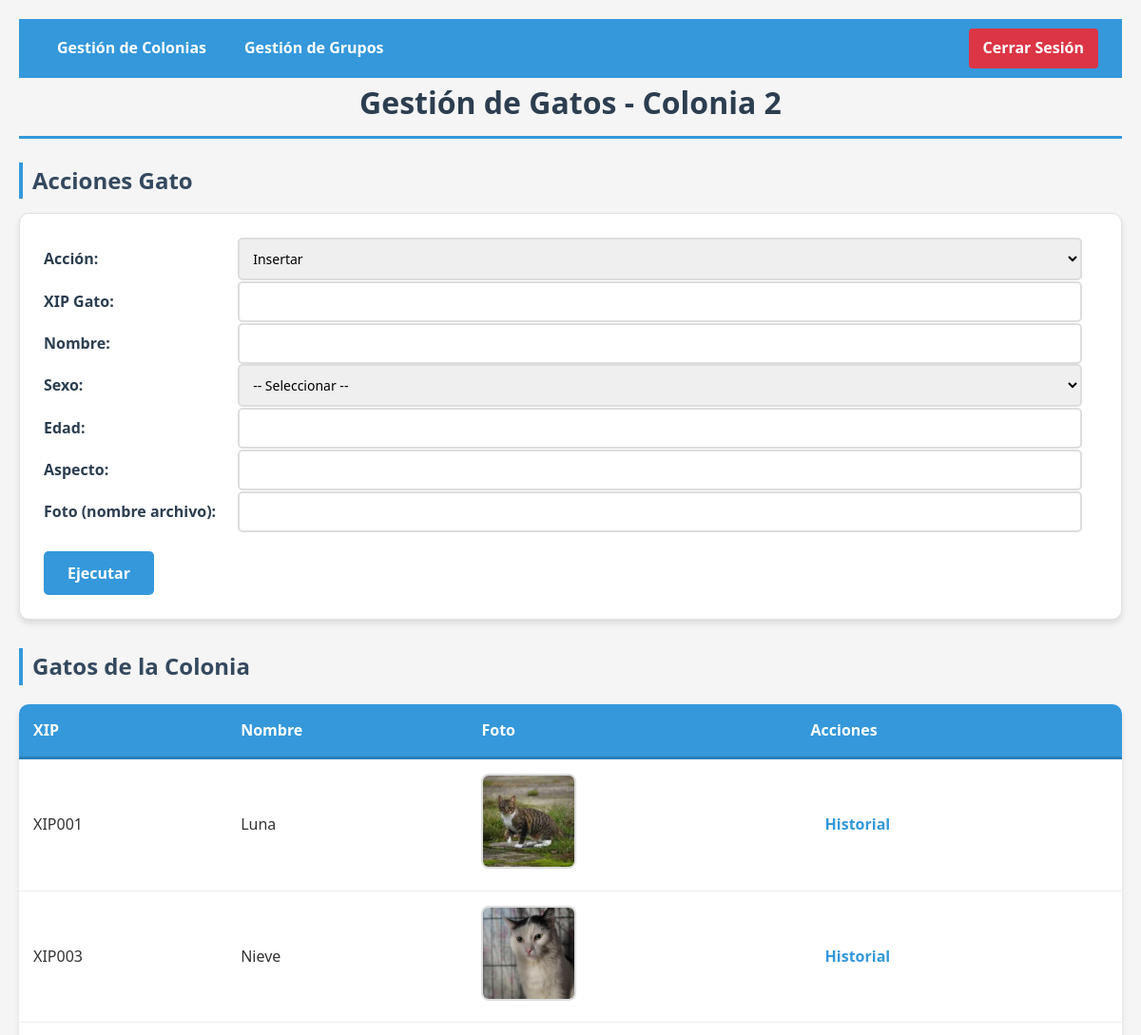
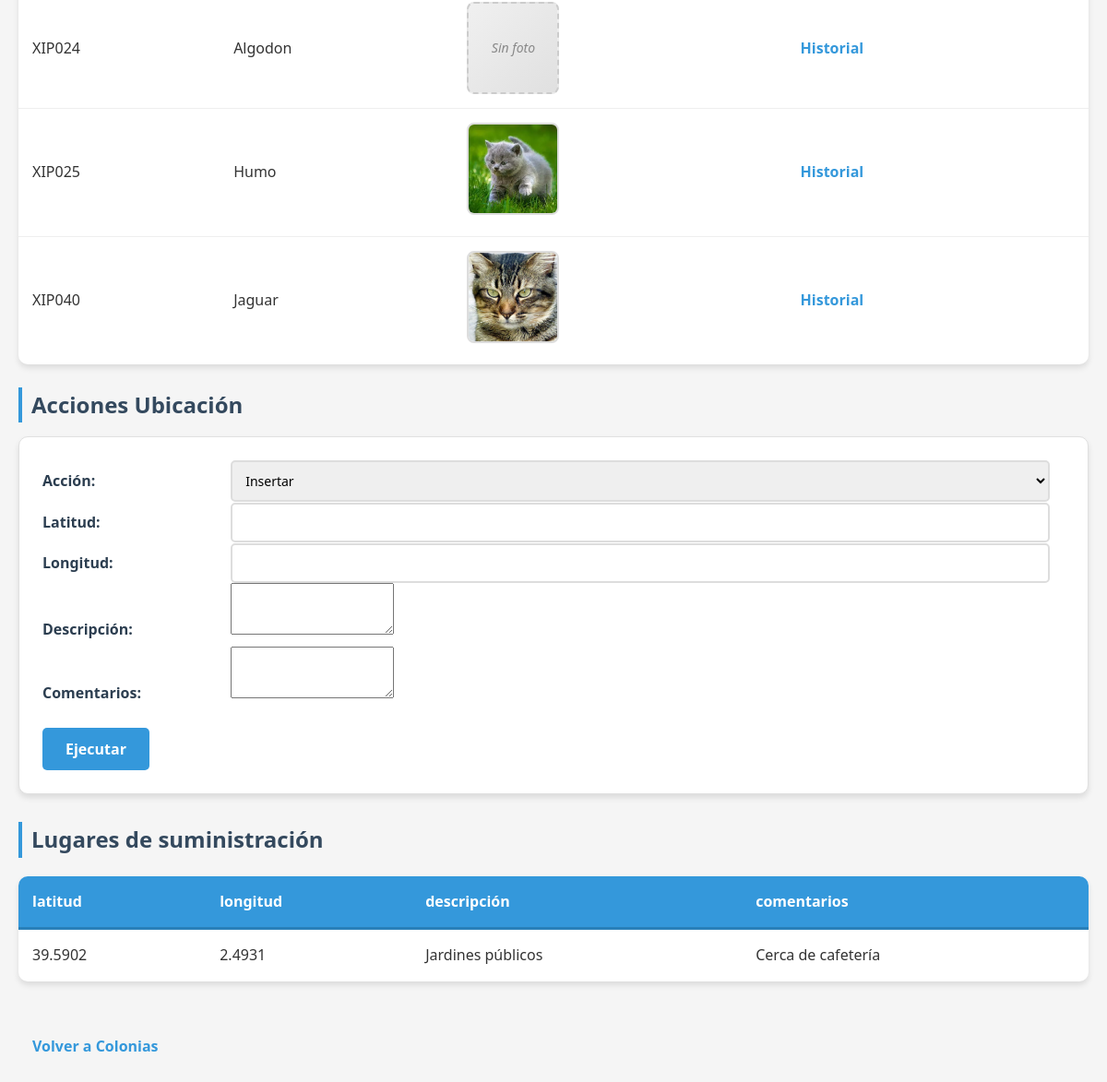
Page /BD241660307Q/gatos.php?id=2 on the committed database (2 pictures, top to bottom).
### tables this page shows
CREATE TABLE Gato(
    XIP VARCHAR(15) PRIMARY KEY,
    nombre VARCHAR(30),
    sexo ENUM('Macho','Hembra'),
    edad SMALLINT UNSIGNED,
    aspecto VARCHAR(200),
    foto VARCHAR(20)
);

CREATE TABLE Ubicacion(
    idUbicacion INT AUTO_INCREMENT PRIMARY KEY,
    latitud DECIMAL(10, 4) NOT NULL,
    longitud DECIMAL(11, 4) NOT NULL,
    descripcion VARCHAR(200),
    comentarios VARCHAR(200),
    idColonia INT NOT NULL,
    UNIQUE(latitud,longitud),
    CONSTRAINT fk_ubicacion_colonia FOREIGN KEY (idColonia) REFERENCES Colonia(idColonia) ON DELETE CASCADE
);

### BD241660307Q/gatos.php (the view, shortened to what this page needs)
<?php
include "../conexionBD.php";
$idColonia = $_GET['id'];
?>
<!DOCTYPE html>
<html lang="es">
<head>
    <link rel="stylesheet" href="../css/ayuntamiento.css">
</head>
<body>
    <header>
        <div class="header-container">
            <nav class="navbar">
                <a href="colonias.php">Gestión de Colonias</a>
                <a href="grupos_ayuntamiento.php">Gestión de Grupos</a>
                <div class="logout-container">
                    <a href="../index.php" class="logout-btn">Cerrar Sesión</a>
                </div>
            </nav>
        </div>
    </header>
    <h1>Gestión de Gatos - Colonia <?php echo $idColonia; ?></h1>
    <h2>Acciones Gato</h2>
    <form method="post" action="accion_gato.php">
        <label>Acción:</label>
        <select name="accion" required>
            <option value="insertar">Insertar</option>
        </select><br>
        <label>XIP Gato:</label>
        <input type="text" name="XIP"><br>
        <label>Nombre:</label>
        <input type="text" name="nombre" maxlength="30"><br>
        <label>Sexo:</label>
        <select name="sexo">
            <option value="">-- Seleccionar --</option>
        </select><br>
        <label>Edad:</label>
        <input type="number" name="edad" min="0" max="30"><br>
        <label>Aspecto:</label>
        <input type="text" name="aspecto" maxlength="200"><br>
        <label>Foto (nombre archivo):</label>
        <input type="text" name="foto" maxlength="20"><br>
        <input type="submit" value="Ejecutar">
    </form>
    <h2>Gatos de la Colonia</h2>
    <?php
    $consulta = "SELECT g.XIP, g.nombre, g.foto
            FROM Gato g
            JOIN Pertenencia p ON g.XIP = p.XIP
            WHERE p.idColonia = $idColonia
              AND p.fechaFin IS NULL";
    $resultado = mysqli_query($con, $consulta);
    echo "<table>
    <tr>
        <th>XIP</th>
        <th>Nombre</th>
        <th>Foto</th>
        <th>Acciones</th>
    </tr>";
    while ($fila = mysqli_fetch_array($resultado)) {
        $foto = $fila['foto'];
        $imagenPath = "../img/" . $foto;
    ?>
        <tr>
            <td><?php echo $fila['XIP']; ?></td>
            <td><?php echo $fila['nombre'] ? $fila['nombre'] : 'No disponible'; ?></td>
            <td>
                <?php if ($foto && file_exists($imagenPath)): ?>
                    <img src="<?php echo $imagenPath; ?>" alt="Foto de <?php echo $fila['XIP']; ?>" class="foto-gato">
                <?php else: ?>
                    <div class="sin-foto">Sin foto</div>
                <?php endif; ?>
            </td>
            <td><a href="gato.php?id=<?php echo $fila["XIP"]; ?>&colonia=<?php echo $idColonia; ?>">Historial</a></td>
        </tr>
    <?php
    }
    echo "</table>";
    ?>
    <h2>Acciones Ubicación</h2>
    <form method="post" action="accion_ubicacion.php">
        <label>Acción:</label>
        <select name="accion" required>
            <option value="insertar">Insertar</option>
        </select><br>
        <label>Latitud:</label>
        <input type="text" name="latitud" maxlength="20" required><br>
        <label>Longitud:</label>
        <input type="text" name="longitud" maxlength="20" required><br>
        <label>Descripción:</label>
        <textarea name="descripcion" rows="3" maxlength="200"></textarea><br>
        <label>Comentarios:</label>
        <textarea name="comentarios" rows="3" maxlength="200"></textarea><br>
        <input type="submit" value="Ejecutar">
    </form>
    <h2>Lugares de suministración</h2>
    <?php
    $consultaUbicaciones = "SELECT u.latitud,u.longitud,u.descripcion,u.comentarios
            FROM Ubicacion u
            WHERE idColonia = $idColonia ORDER BY idUbicacion";
    $resultUbicaciones = mysqli_query($con, $consultaUbicaciones);
    echo "<table>
    <tr>
        <th>latitud</th>
        <th>longitud</th>
        <th>descripción</th>
        <th>comentarios</th>
    </tr>";
    while ($fila = mysqli_fetch_array($resultUbicaciones)) {
    ?>
        <tr>
            <td><?php echo $fila['latitud']; ?></td>
            <td><?php echo $fila['longitud']; ?></td>
            <td><?php echo $fila['descripcion']; ?></td>
            <td><?php echo $fila['comentarios']; ?></td>
        </tr>
    <?php
    }
    echo "</table>";
    ?>
    <br>
    <a href="colonias.php">Volver a Colonias</a>
</body>
</html>

### css/ayuntamiento.css (style rules this page uses)
* { margin: 0; padding: 0; box-sizing: border-box; font-family: 'Segoe UI', Tahoma, Geneva, Verdana, sans-serif; }
body { background-color: #f5f5f5; color: #333; line-height: 1.6; padding: 20px; max-width: 1200px; margin: 0 auto; }
h1 { color: #2c3e50; margin-bottom: 20px; padding-bottom: 10px; border-bottom: 3px solid #3498db; text-align: center; }
h2 { color: #34495e; margin: 25px 0 15px 0; padding-left: 10px; border-left: 4px solid #3498db; }
form { background-color: white; padding: 25px; border-radius: 10px; box-shadow: 0 4px 6px rgba(0, 0, 0, 0.1); margin-bottom: 30px; border: 1px solid #e0e0e0; }
form label { display: inline-block; width: 200px; margin: 10px 0 5px 0; font-weight: 600; color: #2c3e50; }
form input[type="text"], form input[type="number"], form select { width: calc(100% - 220px); padding: 10px; border: 2px solid #ddd; border-radius: 5px; font-size: 14px; transition: border-color 0.3s; }
form input[type="submit"] { background-color: #3498db; color: white; border: none; padding: 12px 25px; font-size: 16px; border-radius: 5px; cursor: pointer; margin-top: 20px; transition: background-color 0.3s; font-weight: 600; }
table { width: 100%; border-collapse: collapse; margin: 20px 0; background-color: white; border-radius: 10px; overflow: hidden; box-shadow: 0 4px 6px rgba(0, 0, 0, 0.1); }
th { background-color: #3498db; color: white; padding: 15px; text-align: left; font-weight: 600; border-bottom: 3px solid #2980b9; }
td { padding: 15px; border-bottom: 1px solid #eee; }
tr:last-child td { border-bottom: none; }
.foto-gato { width: 100px; height: 100px; object-fit: cover; border-radius: 8px; border: 2px solid #ddd; transition: transform 0.3s, border-color 0.3s; }
.sin-foto { width: 100px; height: 100px; background: linear-gradient(135deg, #f0f0f0, #e0e0e0); display: flex; align-items: center; justify-content: center; border-radius: 8px; color: #888; font-style: italic; font-size: 14px; border: 2px dashed #ccc; }
a { color: #3498db; text-decoration: none; font-weight: 600; padding: 8px 15px; border-radius: 5px; transition: all 0.3s; display: inline-block; margin: 5px 0; }
.header-container { background-color: #3498db; padding: 10px 20px; }
.navbar { display: flex; justify-content: space-between; align-items: center; }
.navbar a { color: white; text-decoration: none; padding: 8px 15px; margin: 0 5px; border-radius: 4px; transition: background-color 0.3s; }
.logout-container { margin-left: auto; }
.logout-btn { background-color: #dc3545; color: white !important; border: none; cursor: pointer; }

### rows in the picture
gato: XIP "XIP001", nombre "Luna", foto (picture)
gato: XIP "XIP003", nombre "Nieve", foto (picture)
gato: XIP "XIP024", nombre "Algodon", foto "Sin foto"
gato: XIP "XIP025", nombre "Humo", foto (picture)
gato: XIP "XIP040", nombre "Jaguar", foto (picture)
ubicacion: latitud "39.5902", longitud "2.4931", descripcion "Jardines públicos", comentarios "Cerca de cafetería"

### other values in the picture
$idColonia "2"
